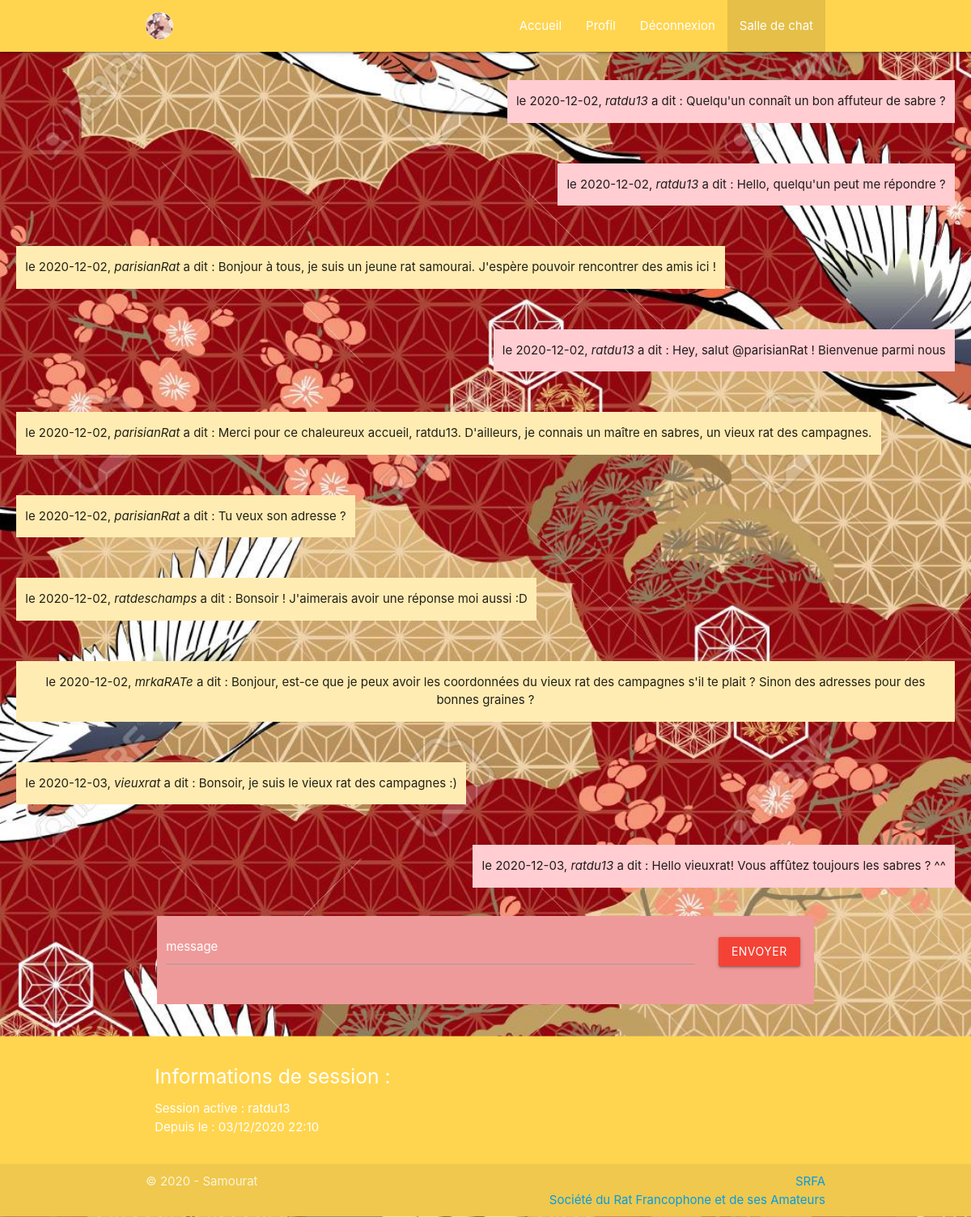
Page /pages/discussion.php (signed in) on the committed database.
### tables this page shows
CREATE TABLE IF NOT EXISTS `messages` (
  `id` int(11) NOT NULL AUTO_INCREMENT,
  `message` varchar(140) NOT NULL,
  `id_utilisateur` int(11) NOT NULL,
  `date` date NOT NULL,
  PRIMARY KEY (`id`)
);

CREATE TABLE IF NOT EXISTS `utilisateurs` (
  `id` int(11) NOT NULL AUTO_INCREMENT,
  `login` varchar(255) NOT NULL,
  `password` varchar(255) NOT NULL,
  PRIMARY KEY (`id`)
);

### includes/functions.php (called while the page is built, shortened)
<?php
function dbConnect()
{
    try {
        $db = new PDO('mysql:host=localhost;dbname=discussion;charset=utf8', 'root', '');
        return $db;
    } catch (Exception $e) {
        die('Erreur : ' . $e->getMessage());
    }
}
function displayChat()
{
    $db = dbConnect();
    $query = "SELECT message, login, date FROM messages
    INNER JOIN utilisateurs ON utilisateurs.id = messages.id_utilisateur
    ORDER BY messages.id;";
    $sql =  $db->prepare($query);
    $sql->execute();
    $res = $sql->fetchAll(PDO::FETCH_ASSOC);
    return $res;
}

### pages/discussion.php (the view, shortened to what this page needs)
<?php $title = 'Discussion';
require_once '../includes/header.php';
require_once '../includes/functions.php';
if (!isset($_SESSION['id'])) {
    header("location: connexion.php");
} else {
    $res = displayChat();
}
?>
<main id="messMain">
    <?php
    foreach ($res as $row) {
        echo '<section class="section center">';
        if ($row['login'] == $_SESSION['login']) {
            echo '<div class="row right red lighten-4">';
        } else {
            echo '<div class="row amber left lighten-4">';
        }
        echo '<div class="col s12 center"><p> le '.$row['date'].', <em>'.$row['login'].'</em> a dit : '.$row['message'].'</p></div>
                  </div>
              </section>';
    }
    ?>
    <article class="container">
        <div class="row">
            <form class="col m12  red lighten-3" action="discussion.php" method="post">
                <div class="row center valign-wrapper">
                    <div class="input-field col m10">
                        <textarea id="message" name="message" class="materialize-textarea" data-length="140"></textarea>
                        <label class="white-text" for="message">message</label>
                    </div>
                    <div class="input-field col m2">
                        <button class="btn waves-effect waves-light red" type="submit" name="submit">Envoyer</button>
                    </div>
                </div>
            </form>
        </div>
    </article>
</main>
<?php require_once '../includes/footer.php'; ?>

### includes/header.php (shortened to what this page needs)
<!DOCTYPE html>
<html lang='fr'>
<head>
    <link rel="stylesheet" href="https://cdnjs.cloudflare.com/ajax/libs/materialize/1.0.0/css/materialize.min.css">
    <link href="style/style.css" rel="stylesheet" />
    <link href="../style/style.css" rel="stylesheet" />
</head>
<body>
    <header>
        <nav class="amber lighten-2" role="navigation">
            <div class="nav-wrapper container">
                <a id="logo-container" href="../index.php" class="brand-logo"><img class=" circle logo-img" src="../img/ENx2EprXYAAoiXt.png" alt="logo"></a>
                <ul class="right hide-on-med-and-down">
                    <li <?php if ($title == 'Accueil') {echo "class='active'";}?>><a href="../index.php" >Accueil</a></li>
                    <?php if (!isset($_SESSION['id'])) : ?>
                        <li <?php if ($title == 'Inscription') {echo "class='active'";}?>><a href="../pages/inscription.php" >Inscription</a></li>
                        <li <?php if ($title == 'Connexion') {echo "class='active'";}?>><a href="../pages/connexion.php" >Connexion</a></li>
                    <?php else : ?>
                        <li <?php if ($title == 'Profil') {echo "class='active'";}?>><a href="../pages/profil.php">Profil</a></li>
                        <li><a href="/discussion/pages/logout.php">Déconnexion</a></li>
                    <?php endif; ?>
                    <li <?php if ($title == 'Discussion') {echo "class='active'";}?>><a href="../pages/discussion.php">Salle de chat</a></li>
                </ul>
            </div>
        </nav>
    </header>

### includes/footer.php (shortened to what this page needs)
  <footer class="page-footer amber lighten-2">
    <div class="container">
      <div class="row">
        <div class="col l6 s12">
          <h5>Informations de session :</h5>
          <?php if (isset($_SESSION['login'])) : ?>
            <p>Session active : <?php echo $_SESSION['login']; ?><br> Depuis le : <?php echo $_SESSION['date']; ?></p>
          <?php else : ?>
            <p>Vous n'êtes pas connecté.e</p>
          <?php endif; ?>
        </div>
      </div>
    </div>
    <div class="footer-copyright">
      <div class="container">
        © 2020 - Samourat
        <a class="right right-align" href="https://www.srfa.info/">SRFA<br>Société du Rat Francophone et de ses Amateurs</a>
      </div>
    </div>
  </footer>
</body>
</html>

### style/style.css (style rules this page uses)
body { display: flex; min-height: 100vh; flex-direction: column; background-image: url("../img/120809484-japanese-kimono-pattern-cherry-blossom-crane-birds-pine-tree-with-oriental-motifs-background-vector-.jpg"); background-size: cover; background-attachment: fixed; }
main { flex: 1 0 auto; }
footer { position: sticky; bottom: 0; }
.logo-img { max-height: 64px!important; padding: 15px 0!important; }
#messMain { display: flex; height: 100%; flex-direction: column; justify-content: space-between; padding: 20px; }
.btn { z-index: 0; }

### rows in the picture
messages: date "2020-12-02", id_utilisateur.login "ratdu13", message "Quelqu'un connaît un bon affuteur de sabre ?"
messages: date "2020-12-02", id_utilisateur.login "ratdu13", message "Hello, quelqu'un peut me répondre ?"
messages: date "2020-12-02", id_utilisateur.login "parisianRat", message "Bonjour à tous, je suis un jeune rat samourai. J'espère pouvoir rencontrer des amis ici !"
messages: date "2020-12-02", id_utilisateur.login "ratdu13", message "Hey, salut @parisianRat ! Bienvenue parmi nous"
messages: date "2020-12-02", id_utilisateur.login "parisianRat", message "Merci pour ce chaleureux accueil, ratdu13. D'ailleurs, je connais un maître en sabres, un vieux rat des campagnes."
messages: date "2020-12-02", id_utilisateur.login "parisianRat", message "Tu veux son adresse ?"
messages: date "2020-12-02", id_utilisateur.login "ratdeschamps", message "Bonsoir ! J'aimerais avoir une réponse moi aussi :D"
messages: date "2020-12-02", id_utilisateur.login "mrkaRATe", message "Bonjour, est-ce que je peux avoir les coordonnées du vieux rat des campagnes s'il te plait ? Sinon des adresses pour des bonnes graines ?"
messages: date "2020-12-03", id_utilisateur.login "vieuxrat", message "Bonsoir, je suis le vieux rat des campagnes :)"
messages: date "2020-12-03", id_utilisateur.login "ratdu13", message "Hello vieuxrat! Vous affûtez toujours les sabres ? ^^"

### other values in the picture
$_SESSION['login'] "ratdu13"
$_SESSION['date'] "03/12/2020 22:10"
